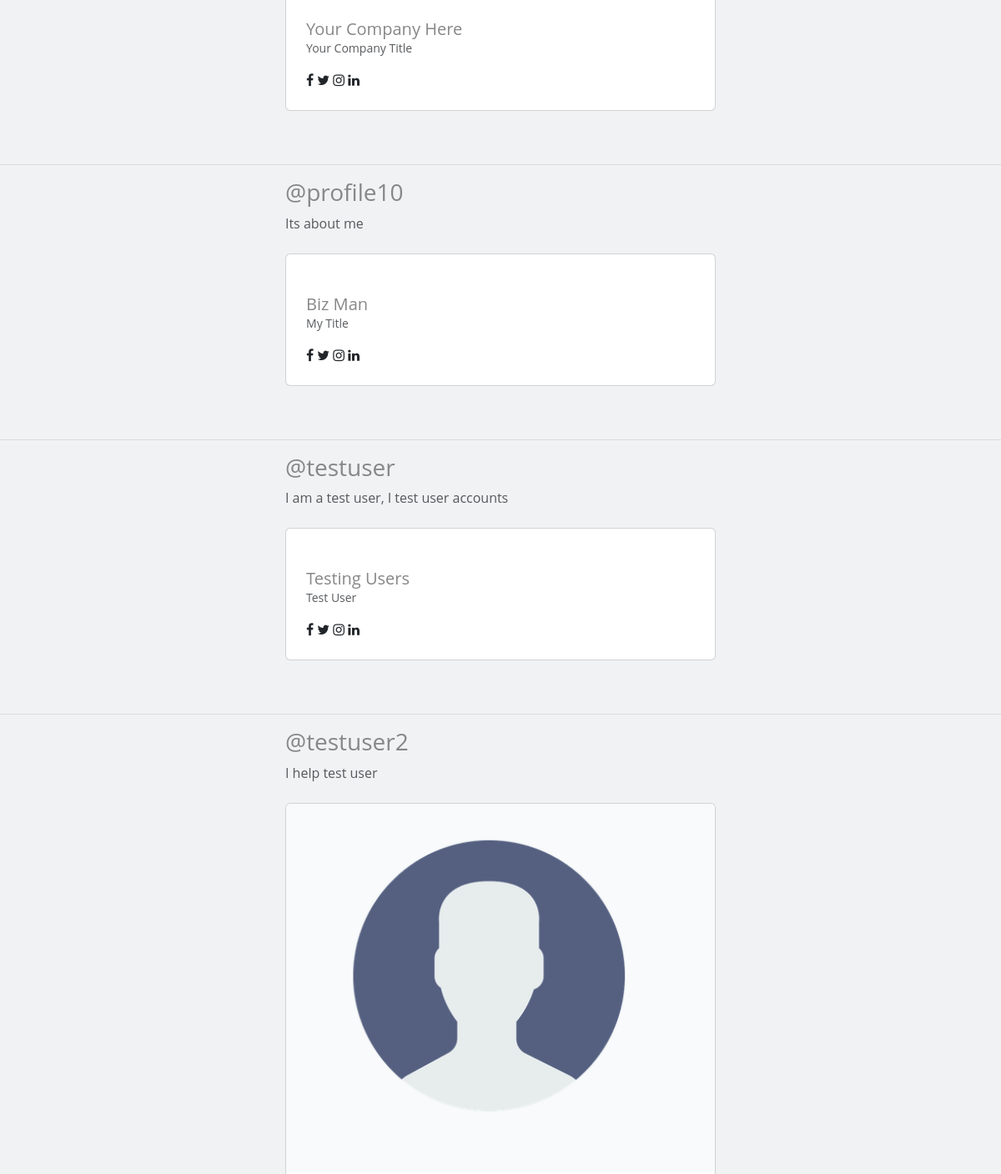
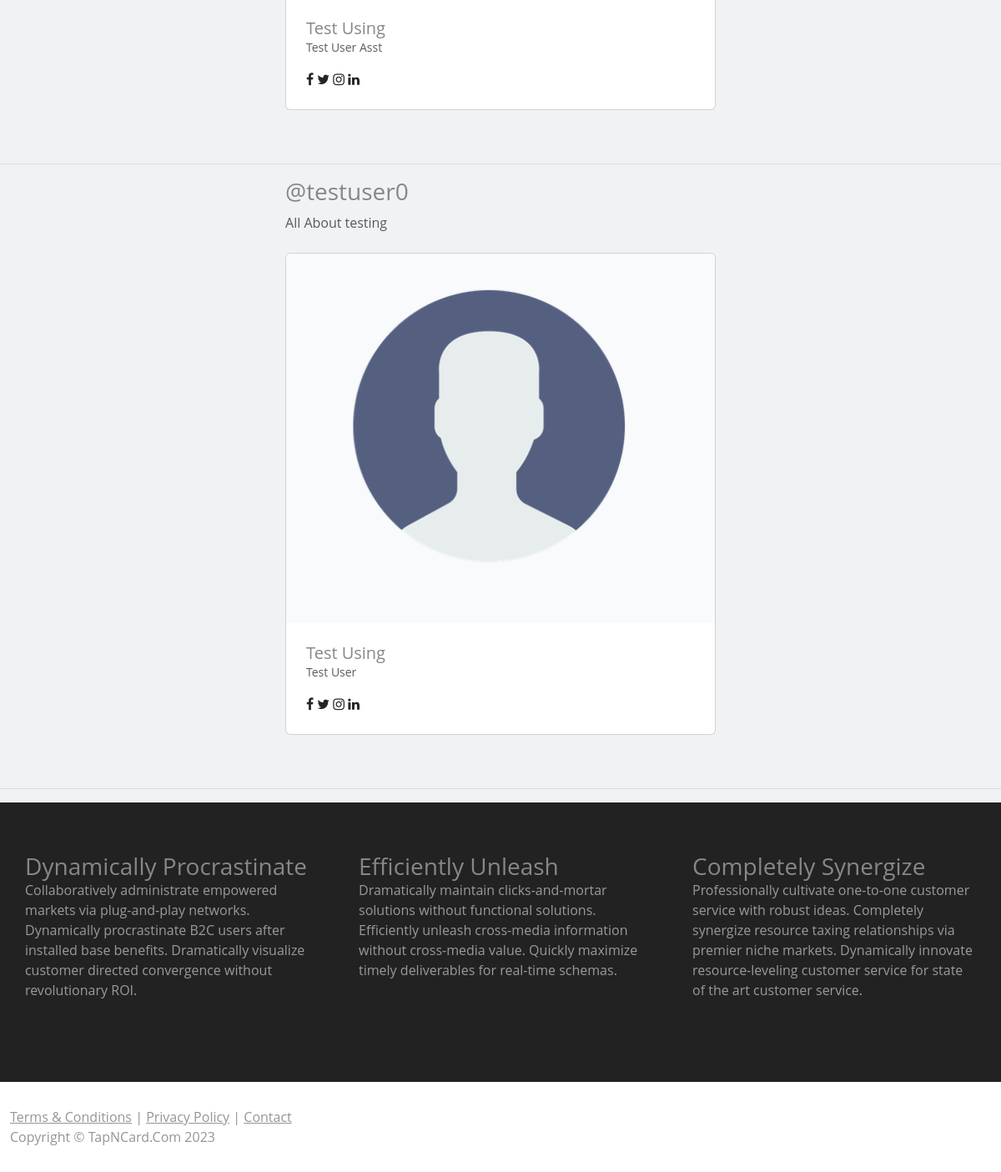
The app's page / (lower part), older data (2 pictures, top to bottom).
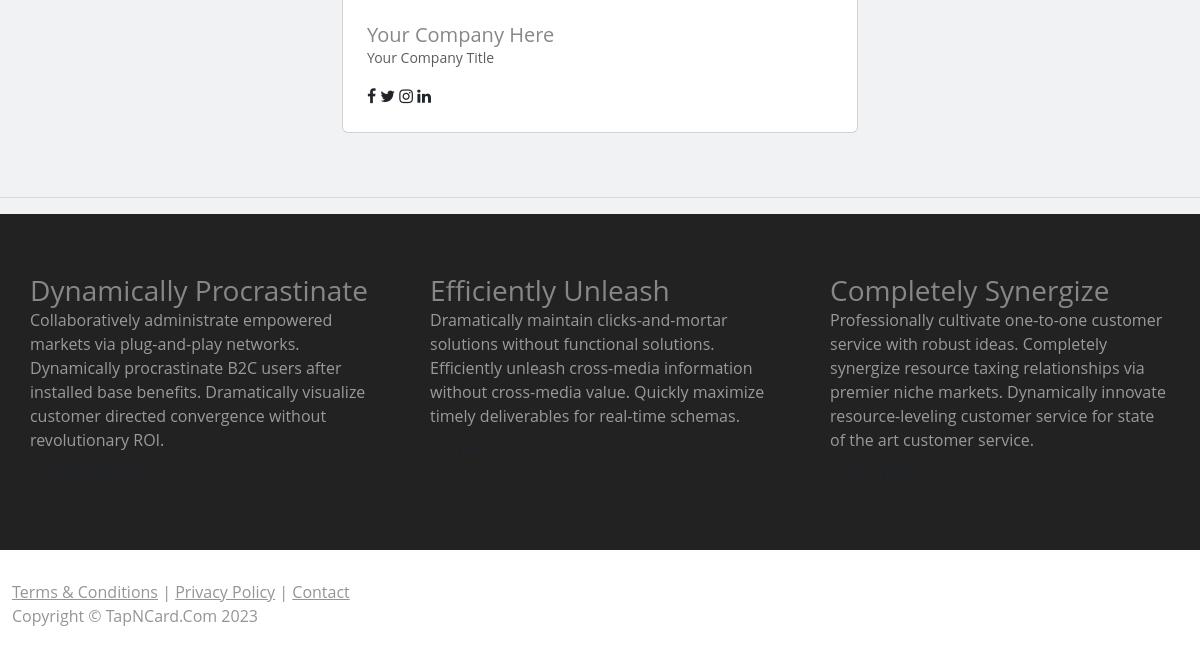
The same page, newer data.
### members/models.py (models this page shows, shortened)
class Post(models.Model):
    user = models.OneToOneField(User, on_delete=models.CASCADE)
    username = models.CharField(max_length=50, blank=True, default='@')
    full_name = models.CharField(max_length=100, blank=False)
    profile_picture = models.ImageField( upload_to='images/profile',null=False ,blank=False, default='media/images/profile/defaultBizman_5lfB6OA.jpg')
    business = models.CharField(max_length=100, blank=False)
    phone_number = models.CharField(max_length=20, blank=True)
    email_address = models.EmailField(max_length=100, blank=True)
    website = models.URLField(blank=True)
    job_title = models.CharField(max_length=100, blank=True)
    about = models.CharField(max_length=300, blank=True)
    background_banner = models.ImageField( upload_to='images/profile',null=False, blank=False, default='media/images/profile/TapNCard_Default_Profile_Banner_zZkKI0A.png')
    facebook = models.URLField(blank=False, default="http://www.facebook.com/username")
    instagram = models.URLField(blank=True, default="http://www.instagram.com/username")
    tiktok = models.URLField(blank=True, default="http://www.tiktok.com/username")
    twitter = models.URLField(blank=True, default="http://www.twitter.com/username")
    linkedin = models.URLField(blank=True, default="http://www.linkedin.com/username")
    paypal = models.URLField(blank=True, default="http://www.paypal.com/username")
    cashapp = models.URLField(blank=True, default="http://www.cashapp.com/username")
    snap = models.URLField(blank=True, default="http://www.snapchat.com/username")
    discord = models.URLField(blank=True, default="http://www.discord.com/username")
    twitch = models.URLField(blank=True, default="http://www.twitch.com/username")
    spotify = models.URLField(blank=True, default="http://www.spotify.com/username")
    apple_music = models.URLField(blank=True, default="http://www.applemusic.com/username")
    sound_cloud = models.URLField(blank=True, default="http://www.soundcloud.com/username")

### main/views.py (the view)
# urls.py: path('', HomeView.as_view(), name='home'),
class HomeView(ListView):
    model = Post
    template_name = 'main/home.html'
    context_object_name = 'posts'
    def get_context_data(self, **kwargs):
        context = super().get_context_data(**kwargs)
        post = Post.objects.first()  # Replace this with your actual logic
        context['post'] = post
        return context

### main/templates/main/home.html (shortened to what this page needs)
{% extends 'base.html'  %}
{% load static %}
{% block content %}
<br><br>
<section id="gallery">
  {% for post in posts %}
        <div class="container-sm" style="max-width: 540px; max-height: 100%vh;">
          <a href="{% url 'profile' post.pk %}" style="text-decoration: none;"><h3 class="font-weight-bold mb-2">{{post.username}}</h3></a>
        <p class="font-italic text-muted mb-4">{{ post.about }}</p>
        <div class="card "><a href="{% url 'profile' post.pk %}"><img src="{{ post.profile_picture.url }}" alt="" class="w-100 card-img-top"></a>
          <div class="p-4">
            <h5 class="mb-0">{{post.business}}</h5>
            <p class="small text-muted">{{post.job_title}}</p>
            <ul class="social mb-0 list-inline mt-3">
              <li class="list-inline-item m-0"><a href="{{ post.facebook }}" class="social-link"><i class="fa fa-facebook-f"></i></a></li>
              <li class="list-inline-item m-0"><a href="{{ post.twitter }}" class="social-link"><i class="fa fa-twitter"></i></a></li>
              <li class="list-inline-item m-0"><a href="{{ post.instagram }}" class="social-link"><i class="fa fa-instagram"></i></a></li>
              <li class="list-inline-item m-0"><a href="{{ post.linkedin }}" class="social-link"><i class="fa fa-linkedin"></i></a></li>
            </ul>
          </div>
        </div>
      </div>
  <br><br><hr>
    {% endfor %}
  {% endblock  %}

### main/templates/base.html (shortened to what this page needs)
{% load static %}
<!DOCTYPE html>
<html lang="en">
<head>
    <link href="https://cdn.jsdelivr.net/npm/bootstrap@5.3.0-alpha3/dist/css/bootstrap.min.css" rel="stylesheet">
    <link rel="stylesheet" href="https://netdna.bootstrapcdn.com/font-awesome/4.0.3/css/font-awesome.css">
    <link rel="stylesheet" href="{% static 'main/css/font-awesome.min.css'%} ">
	<link rel="stylesheet" href="{% static 'main/css/custom.css' %}">
	<link rel="stylesheet" href="{% static 'main/css/style.css' %}">
</head>
<body>
    {% block content %}
    {% endblock  %}
    <footer>
		<div class="footer-blurb">
			<div class="container">
				<div class="row">
					<div class="col-sm-4 footer-blurb-item">
						<h3> Dynamically Procrastinate</h3>
						<p>Collaboratively administrate empowered markets via plug-and-play networks. Dynamically procrastinate B2C users after installed base benefits. Dramatically visualize customer directed convergence without revolutionary ROI.</p>
						<p><a class="btn btn-default" href="#">Procrastinate</a></p>
					</div>
					<div class="col-sm-4 footer-blurb-item">
						<h3> Efficiently Unleash</h3>
						<p>Dramatically maintain clicks-and-mortar solutions without functional solutions. Efficiently unleash cross-media information without cross-media value. Quickly maximize timely deliverables for real-time schemas. </p>
						<p><a class="btn btn-default" href="#">Unleash</a></p>
					</div>
					<div class="col-sm-4 footer-blurb-item">
						<h3> Completely Synergize</h3>
						<p>Professionally cultivate one-to-one customer service with robust ideas. Completely synergize resource taxing relationships via premier niche markets. Dynamically innovate resource-leveling customer service for state of the art customer service.</p>
						<p><a class="btn btn-default" href="#">Synergize</a></p>
					</div>
				</div>
			</div>
        </div>
        <div class="small-print">
        	<div class="container">
        		<p><a href="#">Terms &amp; Conditions</a> | <a href="#">Privacy Policy</a> | <a href="{% url 'contact' %}">Contact</a></p>
        		<p>Copyright &copy; TapNCard.Com 2023 </p>
        	</div>
        </div>
	</footer>
</body>
</html>

### main/templates/navbar.html (shortened to what this page needs)
{% load static %}

### main/static/main/css/custom.css (style rules this page uses)
body { padding: 0; margin: 0; color: #959595; }
h1, h2, h3, h4, h5, h6 { color: #878787; }
.footer-blurb { padding: 30px 0; background-color: #222222; color: #9a9a9a; }
.footer-blurb-item { padding: 30px; }
.small-print { background-color: #fff; padding: 30px 0; }

### main/static/main/css/style.css (style rules this page uses)
body { background-color: #F1F2F3; }
.container-fluid, .container { max-width: 1200px; }

Row changes from the older to the newer data that the page shows:
removed Post: username "@profile10", about "Its about me", business "Biz Man", job_title "My Title"
removed Post: username "@testuser", about "I am a test user, I test user accounts", business "Testing Users", job_title "Test User"
removed Post: username "@testuser2", about "I help test user", profile_picture (picture), business "Test Using", job_title "Test User Asst"
removed Post: username "@testuser0", about "All About testing", profile_picture (picture), business "Test Using", job_title "Test User"
